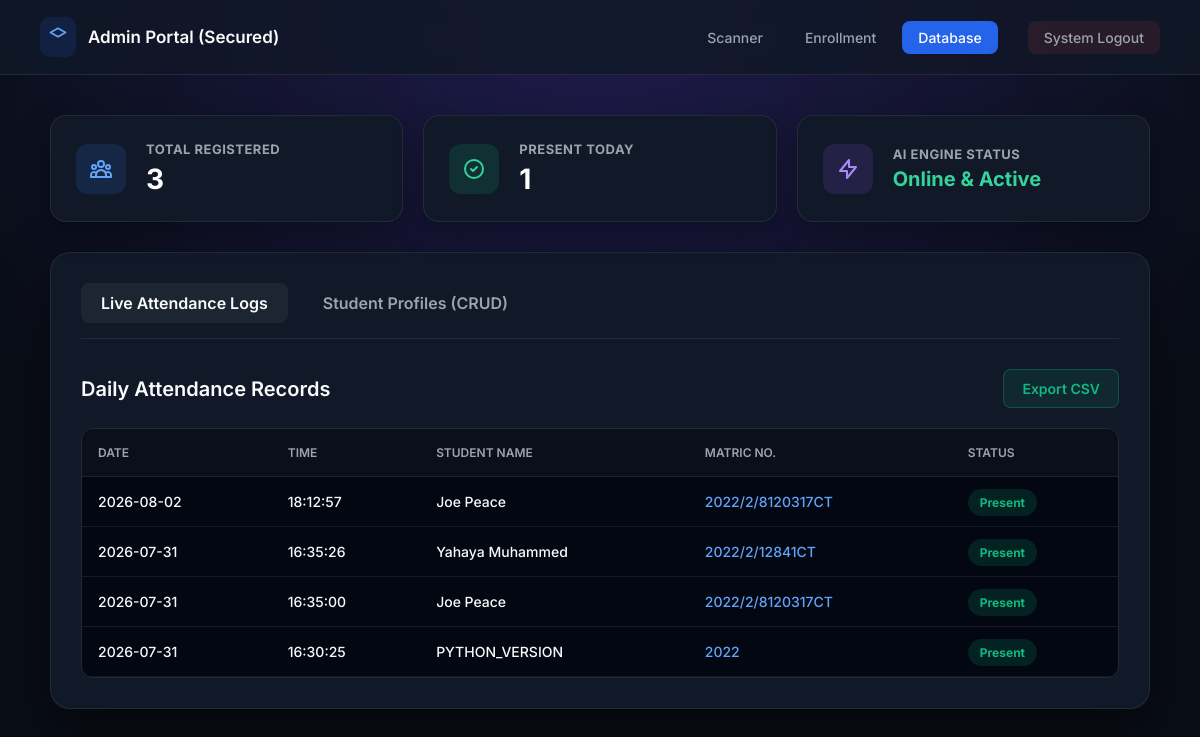
Page /admin (signed in) on the committed database.
### tables this page shows
CREATE TABLE attendance (id INTEGER PRIMARY KEY AUTOINCREMENT, student_id TEXT, date TEXT, time TEXT, status TEXT);

CREATE TABLE students (student_id TEXT PRIMARY KEY, name TEXT, matric_no TEXT UNIQUE);

### app_web.py (the view)
@app.route('/admin')
def admin():
    if not session.get('admin_logged_in'):
        return redirect(url_for('login'))
    conn = get_db_connection()
    today = datetime.now().strftime("%Y-%m-%d")
    total_students = conn.execute("SELECT COUNT(*) FROM students").fetchone()[0]
    present_today = conn.execute("SELECT COUNT(*) FROM attendance WHERE date=?", (today,)).fetchone()[0]
    attendance = conn.execute('''
        SELECT a.date, a.time, s.name, s.matric_no, a.status
        FROM attendance a JOIN students s ON a.student_id = s.student_id
        ORDER BY a.date DESC, a.time DESC
    ''').fetchall()
    students = conn.execute("SELECT * FROM students ORDER BY CAST(student_id AS INTEGER) DESC").fetchall()
    conn.close()
    return render_template('admin.html', records=attendance, students=students,
                           total_students=total_students, present_today=present_today)

### app_web.py (called while the page is built)
def get_db_connection():
    conn = sqlite3.connect('attendance_system.db')
    conn.row_factory = sqlite3.Row
    return conn

### templates/admin.html (shortened to what this page needs)
<!DOCTYPE html>
<html lang="en">
<head>
</head>
<body>
    <header>
        <div class="brand">
            <div class="brand-icon">
                <svg width="20" height="20" fill="none" stroke="currentColor" stroke-width="2" viewBox="0 0 24 24"><path stroke-linecap="round" stroke-linejoin="round" d="M12 14l9-5-9-5-9 5 9 5z"/></svg>
            </div>
            Admin Portal (Secured)
        </div>
        <div class="nav-menu">
            <a href="/">Scanner</a>
            <a href="/register">Enrollment</a>
            <a href="/admin" class="active">Database</a>
            <a href="/logout" class="btn-logout">System Logout</a>
        </div>
    </header>
    <div class="main-container">
        <div class="dashboard-wrapper">
            <div class="kpi-grid">
                <div class="kpi-card">
                    <div class="kpi-icon">
                    </div>
                    <div class="kpi-info">
                        <h4>Total Registered</h4>
                        <h2>{{ total_students }}</h2>
                    </div>
                </div>
                <div class="kpi-card">
                    <div class="kpi-icon">
                        <svg width="24" height="24" fill="none" stroke="currentColor" stroke-width="2" viewBox="0 0 24 24"><path stroke-linecap="round" stroke-linejoin="round" d="M9 12l2 2 4-4m6 2a9 9 0 11-18 0 9 9 0 0118 0z"/></svg>
                    </div>
                    <div class="kpi-info">
                        <h4>Present Today</h4>
                        <h2>{{ present_today }}</h2>
                    </div>
                </div>
                <div class="kpi-card">
                    <div class="kpi-icon">
                        <svg width="24" height="24" fill="none" stroke="currentColor" stroke-width="2" viewBox="0 0 24 24"><path stroke-linecap="round" stroke-linejoin="round" d="M13 10V3L4 14h7v7l9-11h-7z"/></svg>
                    </div>
                    <div class="kpi-info">
                        <h4>AI Engine Status</h4>
                        <h2 style="color: #34d399; font-size: 20px; margin-top:5px;">Online & Active</h2>
                    </div>
                </div>
            </div>
            <div class="dashboard-card">
                <div class="tab-controls">
                    <button class="tab-btn active" onclick="switchTab('attendance')">Live Attendance Logs</button>
                    <button class="tab-btn" onclick="switchTab('database')">Student Profiles (CRUD)</button>
                </div>
                <div id="attendance" class="tab-content active">
                    <div class="dashboard-header">
                        <h2>Daily Attendance Records</h2>
                        <button class="btn-export" onclick="exportTableToCSV('attendance_logs.csv')">Export CSV</button>
                    </div>
                    <div class="table-container">
                        <table>
                            <thead><tr><th>Date</th><th>Time</th><th>Student Name</th><th>Matric No.</th><th>Status</th></tr></thead>
                            <tbody>
                                {% for row in records %}
                                <tr><td>{{ row['date'] }}</td><td>{{ row['time'] }}</td><td>{{ row['name'] }}</td><td style="color: #60a5fa;">{{ row['matric_no'] }}</td><td><span class="status-badge">{{ row['status'] }}</span></td></tr>
                                {% else %}
                                <tr><td colspan="5" style="text-align:center; padding: 20px;">No attendance logged today.</td></tr>
                                {% endfor %}
                            </tbody>
                        </table>
                    </div>
                </div>
            </div>
        </div>
    </div>
</body>
</html>

### templates/admin.html (style rules this page uses)
:root { --bg: #090d16; --panel: #111827; --panel-border: rgba(255, 255, 255, 0.08); --accent: #2563eb; --accent-glow: rgba(37, 99, 235, 0.3); --text: #f9fafb; --muted: #9ca3af; --success: #10b981; --danger: #ef4444; }
* { box-sizing: border-box; margin: 0; padding: 0; font-family: 'Inter', sans-serif; }
body { background-color: var(--bg); color: var(--text); min-height: 100vh; display: flex; flex-direction: column; background-image: radial-gradient(circle at 50% 0%, #1e1b4b 0%, var(--bg) 70%); }
header { background: rgba(17, 24, 39, 0.8); backdrop-filter: blur(12px); border-bottom: 1px solid var(--panel-border); padding: 0 40px; height: 75px; display: flex; align-items: center; justify-content: space-between; }
.brand { font-size: 17px; font-weight: 600; display: flex; align-items: center; gap: 12px; }
.brand-icon { background: rgba(37, 99, 235, 0.15); padding: 8px; border-radius: 10px; color: #60a5fa; }
.nav-menu { display: flex; gap: 10px; align-items: center; }
.nav-menu a { color: var(--muted); text-decoration: none; font-size: 14px; font-weight: 500; padding: 8px 16px; border-radius: 8px; }
.nav-menu a.active { color: #ffffff; background: var(--accent); }
.btn-logout { background: rgba(239, 68, 68, 0.1); color: #ef4444; padding: 8px 16px; border-radius: 8px; text-decoration: none; font-size: 14px; font-weight: 600; margin-left: 20px; transition: 0.2s; }
.main-container { padding: 40px; display: flex; flex-direction: column; align-items: center; }
.dashboard-wrapper { width: 100%; max-width: 1100px; }
.kpi-grid { display: grid; grid-template-columns: repeat(3, 1fr); gap: 20px; margin-bottom: 30px; }
.kpi-card { background: var(--panel); border: 1px solid var(--panel-border); border-radius: 16px; padding: 25px; display: flex; align-items: center; gap: 20px; box-shadow: 0 10px 30px rgba(0,0,0,0.3); }
.kpi-icon { width: 50px; height: 50px; border-radius: 12px; display: flex; justify-content: center; align-items: center; }
.kpi-card:nth-child(1) .kpi-icon { background: rgba(59, 130, 246, 0.15); color: #60a5fa; }
.kpi-card:nth-child(2) .kpi-icon { background: rgba(16, 185, 129, 0.15); color: #34d399; }
.kpi-card:nth-child(3) .kpi-icon { background: rgba(139, 92, 246, 0.15); color: #a78bfa; }
.kpi-info h4 { color: var(--muted); font-size: 13px; text-transform: uppercase; letter-spacing: 0.5px; margin-bottom: 5px; }
.kpi-info h2 { font-size: 28px; font-weight: 700; color: white; }
.dashboard-card { background: var(--panel); padding: 30px; border-radius: 20px; border: 1px solid var(--panel-border); box-shadow: 0 20px 50px rgba(0, 0, 0, 0.5); }
.tab-controls { display: flex; gap: 15px; margin-bottom: 30px; border-bottom: 1px solid var(--panel-border); padding-bottom: 15px; }
.tab-btn { background: transparent; border: none; color: var(--muted); font-size: 16px; font-weight: 600; cursor: pointer; padding: 10px 20px; border-radius: 8px; transition: all 0.2s; }
.tab-btn.active { background: rgba(255,255,255,0.05); color: var(--text); }
.tab-content { display: none; }
.tab-content.active { display: block; }
.dashboard-header { display: flex; justify-content: space-between; align-items: center; margin-bottom: 20px; }
.dashboard-header h2 { font-weight: 600; font-size: 20px; }
.table-container { overflow-x: auto; border-radius: 12px; border: 1px solid var(--panel-border); }
table { width: 100%; border-collapse: collapse; text-align: left; background: #030712; }
th { background: rgba(255,255,255,0.03); color: var(--muted); font-size: 12px; font-weight: 600; text-transform: uppercase; padding: 16px; border-bottom: 1px solid var(--panel-border); }
td { padding: 16px; border-bottom: 1px solid var(--panel-border); font-size: 14px; font-weight: 500; }
.status-badge { background: rgba(16, 185, 129, 0.15); color: var(--success); padding: 6px 12px; border-radius: 50px; font-size: 12px; font-weight: 700; }
.btn-export { background: rgba(16, 185, 129, 0.1); color: var(--success); border: 1px solid rgba(16, 185, 129, 0.3); padding: 10px 18px; font-size: 14px; font-weight: 600; border-radius: 8px; cursor: pointer; display: flex; align-items: center; gap: 8px; }

### rows in the picture
attendance: date "2026-08-02", time "18:12:57", name "Joe Peace", matric_no "2022/2/8120317CT", status "Present"
attendance: date "2026-07-31", time "16:35:26", name "Yahaya Muhammed", matric_no "2022/2/12841CT", status "Present"
attendance: date "2026-07-31", time "16:35:00", name "Joe Peace", matric_no "2022/2/8120317CT", status "Present"
attendance: date "2026-07-31", time "16:30:25", name "PYTHON_VERSION", matric_no "2022", status "Present"

### other values in the picture
{{ total_students }} "3"
{{ present_today }} "1"
